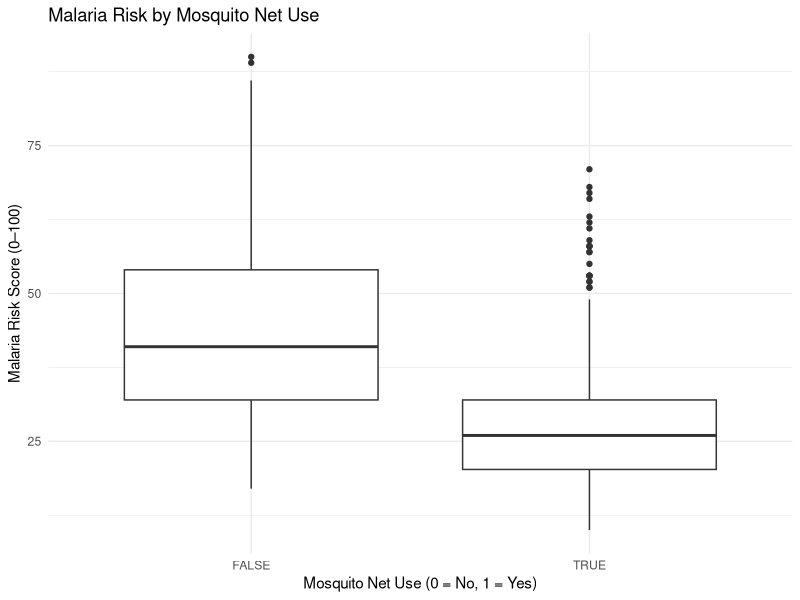
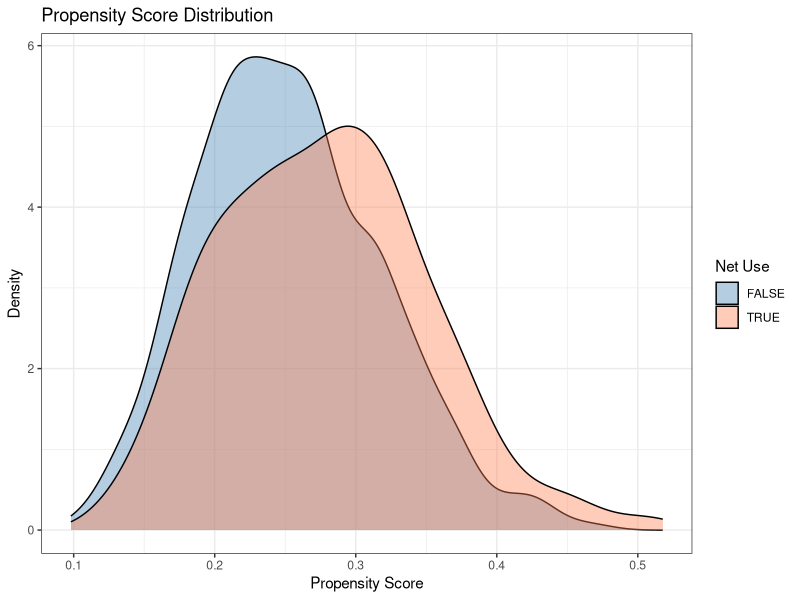
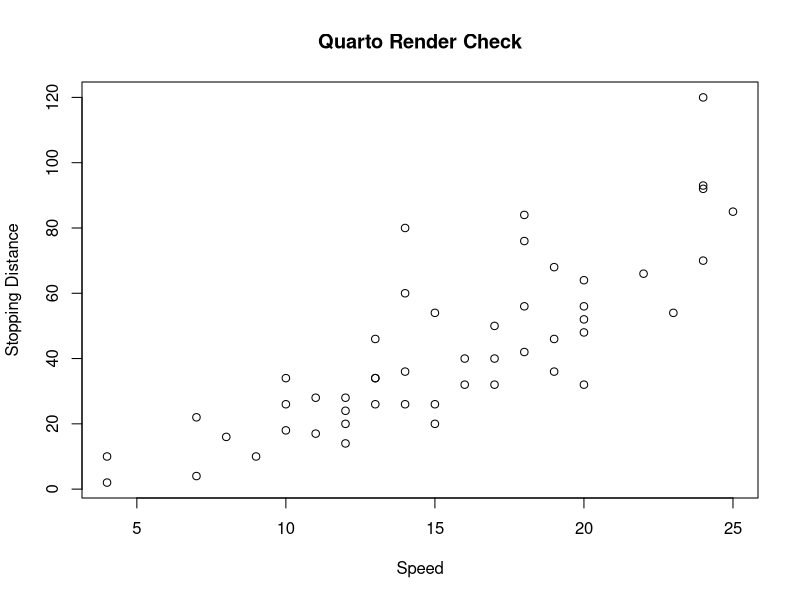

Generate these figures, in order, with R:
## ---- chunk 1
#| label: q01-data
library(tidyverse)
library(broom)
library(dplyr)

net_data <- read_csv("net_data.csv")

# Your code here
## ---- chunk 2
#examine data structure
glimpse(net_data)

#checking for missing values
net_data %>% 
  map(is.na) %>% 
  map(sum)

#counting values in 'net'
net_data %>%
  count(net)

head(net_data)
## ---- chunk 3
#| label: q03-unadjusted
# Your code here

# Boxplot
ggplot(net_data, aes(x = net, y = malaria_risk)) +
  geom_boxplot() +
  labs(
    title = "Malaria Risk by Mosquito Net Use",
    x = "Mosquito Net Use (0 = No, 1 = Yes)",
    y = "Malaria Risk Score (0–100)"
  ) +
  theme_minimal()

# Table of mean malaria risk 
mean_table <- net_data %>%
  group_by(net) %>%
  summarise(
    n = sum(!is.na(malaria_risk)),
    mean_malaria_risk = mean(malaria_risk, na.rm = TRUE)
  )

print(mean_table)

mean_users <- mean(net_data$malaria_risk[net_data$net == 1], na.rm = TRUE)

mean_nonusers <- mean(net_data$malaria_risk[net_data$net == 0], na.rm = TRUE)

unadjusted_difference <- mean_users - mean_nonusers

print(unadjusted_difference)
## ---- chunk 4
#| label: q06-propensity
# Your code here
#creating logistic regression model using net as the outcome variable with confounding parameters income, health and temperature
log_reg <- glm(
  net ~ income + health + temperature, 
  data=net_data,
  family=binomial(link = 'logit')
)
## ---- chunk 5
#calculating propensity scores ('response' calculates propensity scores)
prop_scores <- predict(
  log_reg, type = 'response')

#adding propensity scores to df
net_data <- net_data %>% 
  mutate(prop_scores)

#displaying summary and range by treatment group 
net_data %>% 
  group_by(net) %>% 
  summarize(
    n = n(),
    mean = mean(prop_scores),
    median = median(prop_scores),
    sd = sd(prop_scores),
    min = min(prop_scores),
    max = max(prop_scores)
    
  )

## ---- chunk 6
#| label: q07-weights
# Your code here
#verify propensity scores are between 0 and 1: 
all(prop_scores > 0 & prop_scores < 1)

#calculating inverse probability weights from propensity scores and creating a new column of them called ip_weights for new data frame ip_data
ip_data <- net_data %>% 
  mutate( ip_weights = if_else(
    net == TRUE,
    1 / prop_scores, 
    1 / (1 - prop_scores)
  )
)

#showing first 6 observations
ip_data %>% 
  select(net, prop_scores, ip_weights) %>% 
  head(6)
## ---- chunk 7
#| label: q08-overlap
# Your code here
#creating overlapping density plot
ggplot(ip_data, aes(x=prop_scores, fill=net)) +
  geom_density(alpha=0.4) + #transparency of curve
  scale_fill_manual(values = c("FALSE" = "steelblue", "TRUE" = "coral")) + #color scheme
  labs( #labels
      title = "Propensity Score Distribution", 
      x = "Propensity Score",
      y = "Density",
      fill = "Net Use"
  ) + 
  theme_bw()
## ---- chunk 8
#| label: q09-weight-diagnostics
# Your code here
## ---- chunk 9
#| label: q10-effect
# Your code here
## ---- chunk 10
#| label: render-check
#| echo: true

plot(
  cars,
  main = "Quarto Render Check",
  xlab = "Speed",
  ylab = "Stopping Distance"
)
## ---- chunk 11
#| label: session
sessionInfo()
